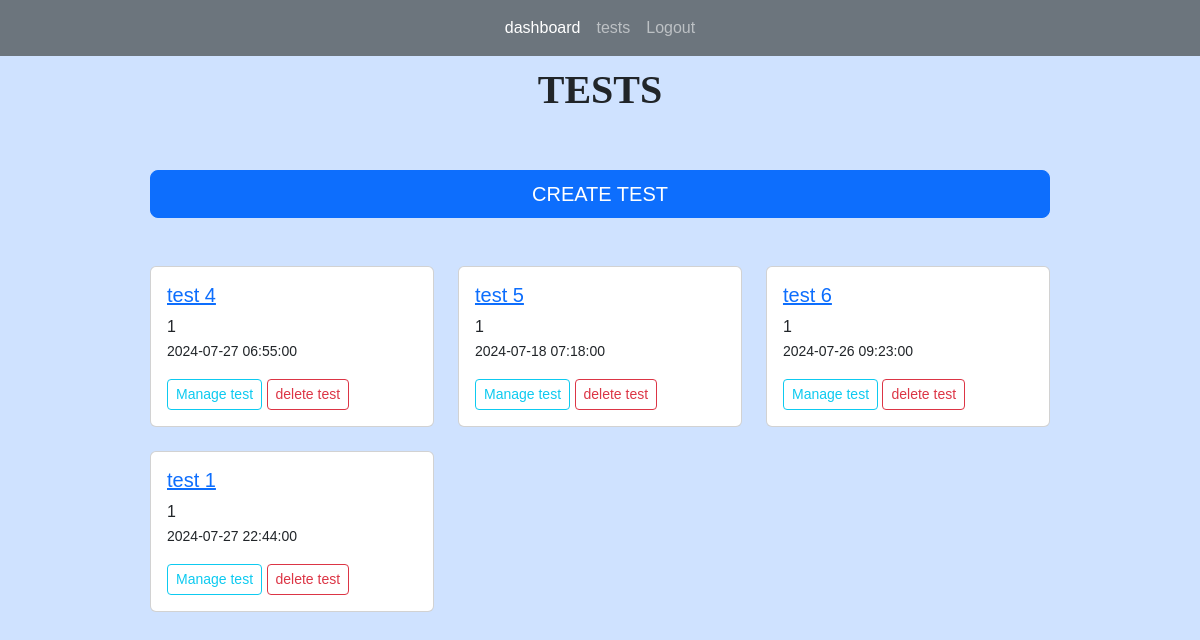
The app's page /tests (signed in), older data.
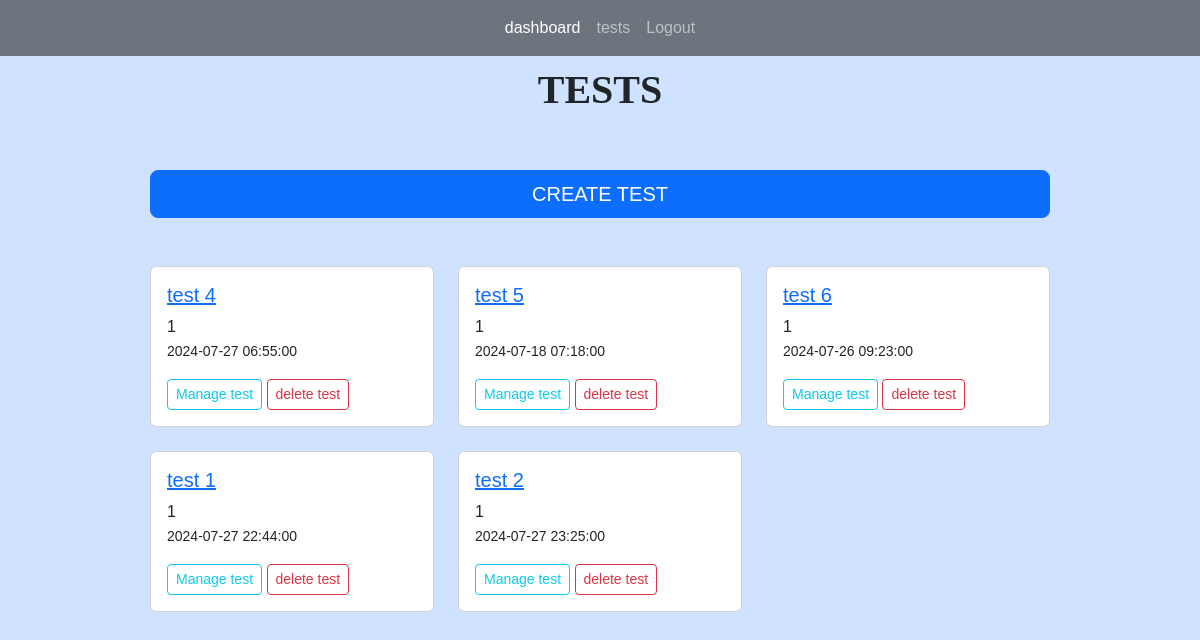
The same page, newer data.
### app.py (models this page shows)
class Tests(db.Model):
    test_id = db.Column(db.Integer, primary_key=True)
    title = db.Column(db.String(255))
    start_date = db.Column(db.DateTime, nullable = False)
    end_date = db.Column(db.DateTime, nullable = False)
    status = db.Column(db.String(255))
    teacher_id = db.Column(db.Integer, db.ForeignKey('users.id'))
    teacher = db.relationship('Users', backref=db.backref('tests', lazy=True))
    questions = db.relationship("Questions", backref="question_list")
    code = db.Column(db.String(6), unique=True)  # column to store the unique code
    students = db.relationship('Users', secondary='test_students', backref=db.backref('tests_registered', lazy=True))
    submissions = db.relationship('Submission', backref='test_submissions', lazy=True)

### app.py (the view)
@app.route('/tests', methods=['GET', 'POST'])
@login_required(role="teacher")
def tests():
	tests = Tests.query.filter_by(teacher_id = current_user.id)
	return render_template("tests.html", tests=tests)

### app.py (called while the page is built)
@login_manager.user_loader
def load_user(user_id):
    return Users.query.get(int(user_id))

def login_required(role="ANY"):
    def wrapper(fn):
        @wraps(fn)
        def decorated_view(*args, **kwargs):
            if not current_user.is_authenticated:
               return login_manager.unauthorized()
            if ( (current_user.role != role) and (role != "ANY")):
                return login_manager.unauthorized()
            return fn(*args, **kwargs)
        return decorated_view
    return wrapper

### templates/tests.html (shortened to what this page needs)
{% extends 'index.html' %}
{% block content %}
<h1>TESTS</h1>
<br>
<br/>
<a href="{{ url_for('create_test')}}" class=" d-grid gap-2 btn btn-primary btn-lg">CREATE TEST</a>
<br/>
<br/>
<div class="row row-cols-1 row-cols-md-3 g-4">
	{% for test in tests %}
	<div class="col">
		<div class="card ">
		<div class="card-body">
		<h5 class="card-title"><a href="{{ url_for('test', id=test.test_id)}}">{{ test.title }}</a></h5>
		<p class="card-text">{{ test.teacher_id }}<br/>
			<small>{{ test.start_date }}</small> <br/>
		</p>
		<a href="{{ url_for('test', id=test.test_id)}}" class="btn btn-outline-info btn-sm">Manage test</a>
        <button class="btn btn-outline-danger btn-sm" data-bs-toggle="modal" data-bs-target="#confirmationModal-{{ test.test_id }}">delete test</button>
		</div>
		</div>
	</div>
	{% endfor %}
</div>
{% endblock %}

Row changes from the older to the newer data that the page shows:
added Tests: title "test 2", teacher_id "1", start_date "2024-07-27 23:25:00"
